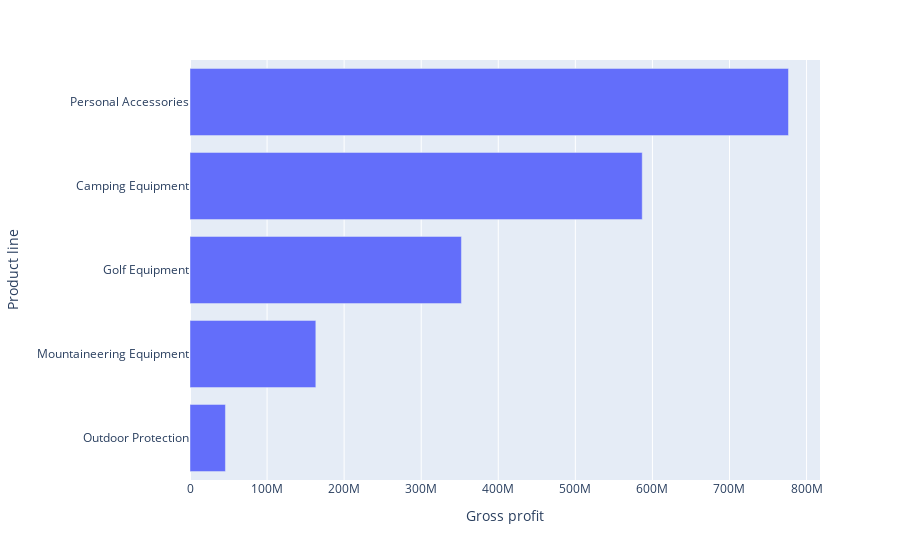

This figure's notebook cell:
### Markdown cell above
From the chart below, we can see that personal accessories account for the highest profit margins

### Code cell
summarised_df = df.groupby(by=["Product line"]).sum()[["Gross profit", "Revenue", "Product cost"]].reset_index()
summarised_df.sort_values("Gross profit").plot.barh(y="Product line", x="Gross profit")

### Figure 1 — Plotly figure (JSON) as saved in the notebook; plotly's stock layout.template omitted (floating-point values rounded to 4 significant figures)
{"data": [{"alignmentgroup": "True", "hovertemplate": "Gross profit=%{x}<br>Product line=%{y}<extra></extra>", "legendgroup": "", "marker": {"color": "#636efa"}, "name": "", "offsetgroup": "", "orientation": "h", "showlegend": false, "textposition": "auto", "type": "bar", "x": [45980000.0, 163300000.0, 352200000.0, 586800000.0, 776600000.0], "xaxis": "x", "y": ["Outdoor Protection", "Mountaineering Equipment", "Golf Equipment", "Camping Equipment", "Personal Accessories"], "yaxis": "y"}], "layout": {"barmode": "relative", "legend": {"tracegroupgap": 0}, "margin": {"t": 60}, "xaxis": {"anchor": "y", "domain": [0, 1], "title": {"text": "Gross profit"}}, "yaxis": {"anchor": "x", "domain": [0, 1], "title": {"text": "Product line"}}}}
